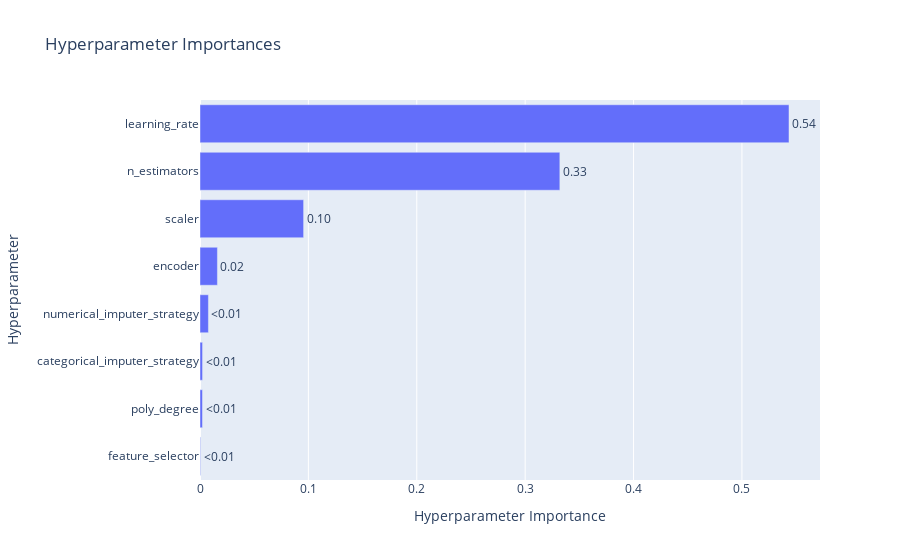

Notebook code cell kept with this figure:
### Code cell
ov.plot_param_importances(AdaBoostRegressor_study)

### Figure 1 — Plotly figure (JSON) as saved in the notebook; plotly's stock layout.template omitted (floating-point values rounded to 4 significant figures)
{"data": [{"cliponaxis": false, "hovertemplate": ["feature_selector (CategoricalDistribution): 0.0004874729723607204<extra></extra>", "poly_degree (IntDistribution): 0.0023025857354034684<extra></extra>", "categorical_imputer_strategy (CategoricalDistribution): 0.00236097180641448<extra></extra>", "numerical_imputer_strategy (CategoricalDistribution): 0.0077654800632950115<extra></extra>", "encoder (CategoricalDistribution): 0.01606970076468837<extra></extra>", "scaler (CategoricalDistribution): 0.09559979979960934<extra></extra>", "n_estimators (IntDistribution): 0.33200224102178527<extra></extra>", "learning_rate (FloatDistribution): 0.5434117478364433<extra></extra>"], "name": "Objective Value", "orientation": "h", "text": ["<0.01", "<0.01", "<0.01", "<0.01", "0.02", "0.10", "0.33", "0.54"], "textposition": "outside", "type": "bar", "x": [0.0004875, 0.002303, 0.002361, 0.007765, 0.01607, 0.0956, 0.332, 0.5434], "y": ["feature_selector", "poly_degree", "categorical_imputer_strategy", "numerical_imputer_strategy", "encoder", "scaler", "n_estimators", "learning_rate"]}], "layout": {"title": {"text": "Hyperparameter Importances"}, "xaxis": {"title": {"text": "Hyperparameter Importance"}}, "yaxis": {"title": {"text": "Hyperparameter"}}}}
